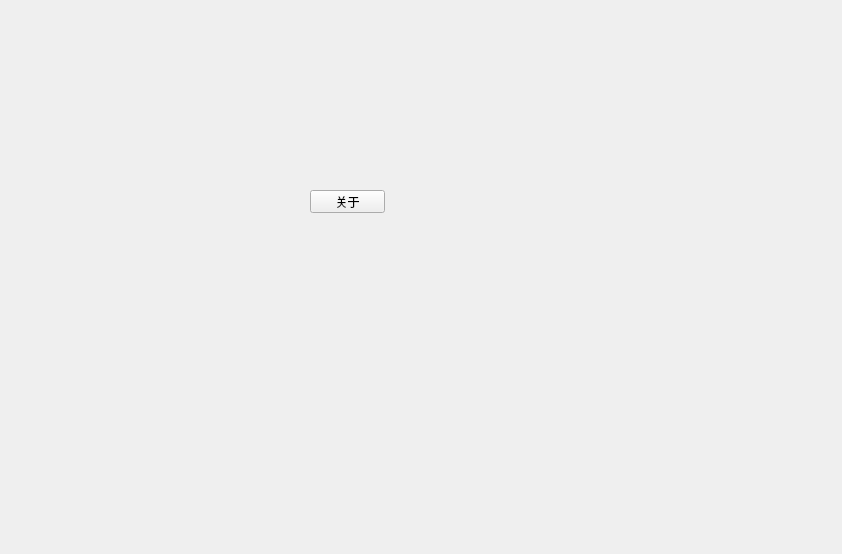
<?xml version="1.0" encoding="UTF-8"?>
<ui version="4.0">
 <class>Widget</class>
 <widget class="QWidget" name="Widget">
  <property name="geometry">
   <rect>
    <x>0</x>
    <y>0</y>
    <width>842</width>
    <height>554</height>
   </rect>
  </property>
  <property name="windowTitle">
   <string>Widget</string>
  </property>
  <widget class="QPushButton" name="pushButton">
   <property name="geometry">
    <rect>
     <x>310</x>
     <y>190</y>
     <width>75</width>
     <height>23</height>
    </rect>
   </property>
   <property name="text">
    <string>关于</string>
   </property>
  </widget>
 </widget>
 <layoutdefault spacing="6" margin="11"/>
 <resources/>
 <connections/>
</ui>
